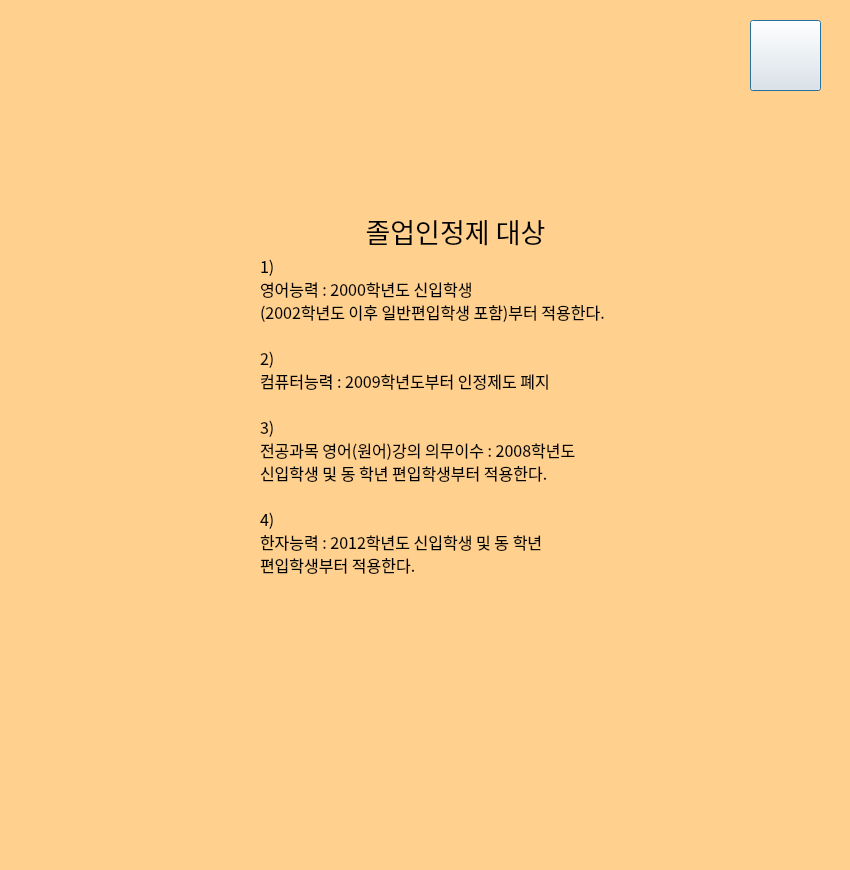
<?xml version="1.0" encoding="UTF-8"?>
<ui version="4.0">
 <class>GraduateGak</class>
 <widget class="QDialog" name="GraduateGak">
  <property name="geometry">
   <rect>
    <x>0</x>
    <y>0</y>
    <width>850</width>
    <height>870</height>
   </rect>
  </property>
  <property name="windowTitle">
   <string>Dialog</string>
  </property>
  <property name="styleSheet">
   <string notr="true">background-color: transparent;
background-color: rgb(255, 208, 142);</string>
  </property>
  <widget class="QPushButton" name="pushButton_next_2">
   <property name="geometry">
    <rect>
     <x>750</x>
     <y>20</y>
     <width>71</width>
     <height>71</height>
    </rect>
   </property>
   <property name="styleSheet">
    <string notr="true">#pushButton_next_2{
background-color: transparent;
border-image: url(:right_arrow3.png);
background: none;
background-repeat: none;
}</string>
   </property>
   <property name="text">
    <string/>
   </property>
  </widget>
  <widget class="QLabel" name="label_4">
   <property name="geometry">
    <rect>
     <x>260</x>
     <y>200</y>
     <width>691</width>
     <height>431</height>
    </rect>
   </property>
   <property name="font">
    <font>
     <family>배달의민족 주아</family>
     <pointsize>12</pointsize>
    </font>
   </property>
   <property name="styleSheet">
    <string notr="true">background-color:transparent
</string>
   </property>
   <property name="text">
    <string>1)
영어능력 : 2000학년도 신입학생
(2002학년도 이후 일반편입학생 포함)부터 적용한다.

2)
컴퓨터능력 : 2009학년도부터 인정제도 폐지

3)
전공과목 영어(원어)강의 의무이수 : 2008학년도 
신입학생 및 동 학년 편입학생부터 적용한다. 

4)
한자능력 : 2012학년도 신입학생 및 동 학년 
편입학생부터 적용한다. </string>
   </property>
   <property name="alignment">
    <set>Qt::AlignLeading|Qt::AlignLeft|Qt::AlignVCenter</set>
   </property>
  </widget>
  <widget class="QLabel" name="label_5">
   <property name="geometry">
    <rect>
     <x>350</x>
     <y>210</y>
     <width>211</width>
     <height>41</height>
    </rect>
   </property>
   <property name="font">
    <font>
     <family>배달의민족 주아</family>
     <pointsize>20</pointsize>
    </font>
   </property>
   <property name="styleSheet">
    <string notr="true">background-color: transparent</string>
   </property>
   <property name="text">
    <string>졸업인정제 대상</string>
   </property>
   <property name="alignment">
    <set>Qt::AlignCenter</set>
   </property>
  </widget>
  <widget class="QLabel" name="label_6">
   <property name="geometry">
    <rect>
     <x>170</x>
     <y>110</y>
     <width>551</width>
     <height>471</height>
    </rect>
   </property>
   <property name="styleSheet">
    <string notr="true">background-color: transparent;</string>
   </property>
   <property name="text">
    <string/>
   </property>
   <property name="pixmap">
    <pixmap resource="menu_logo.qrc">:/memo2.png</pixmap>
   </property>
   <property name="scaledContents">
    <bool>true</bool>
   </property>
  </widget>
  <zorder>pushButton_next_2</zorder>
  <zorder>label_6</zorder>
  <zorder>label_4</zorder>
  <zorder>label_5</zorder>
 </widget>
 <resources>
  <include location="menu_logo.qrc"/>
 </resources>
 <connections/>
</ui>
